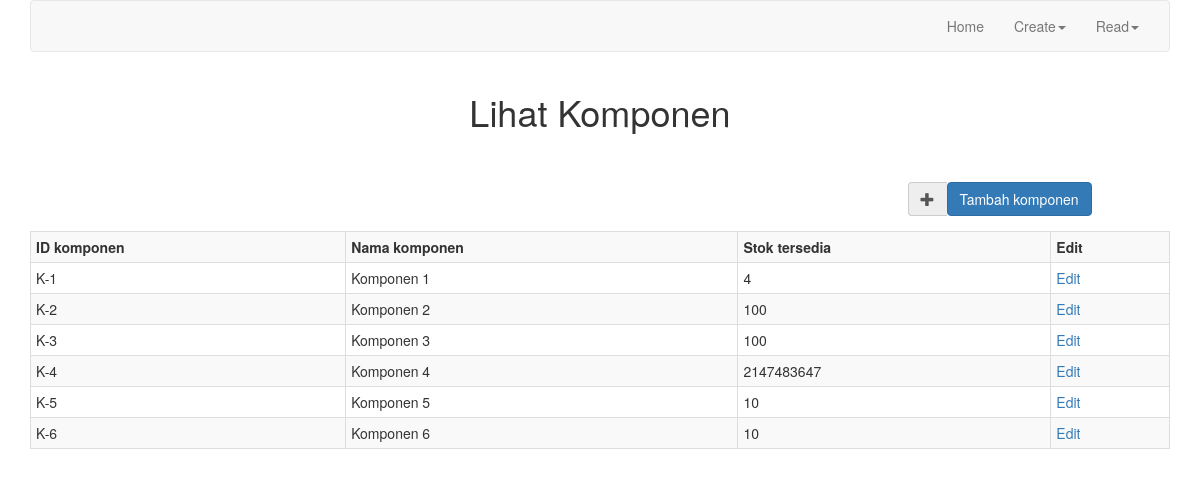
The app's page /index.php/welcome/read_komponen with its own data.
### tables this page shows
CREATE TABLE IF NOT EXISTS `komponen` (
  `id_komponen` varchar(100) NOT NULL,
  `nama_komponen` varchar(100) NOT NULL,
  `stok_tersedia` int(11) NOT NULL,
  `stok_minimal` int(11) NOT NULL,
  PRIMARY KEY (`id_komponen`)
);

### application/controllers/Welcome.php (called while the page is built, shortened)
<?php
class Welcome extends CI_Controller {
	function __Construct(){
		$this->load->database();
		$this->load->model('Komponen_model');
		$this->load->model('Supplier_model');
	}
	public function read_komponen() {
		$this->load->helper('url');
		$this->load->view('template/header');
		$this->load->view('read_komponen');
		$this->load->view('template/footer');
	}
}

### index.php (called while the page is built, shortened)
<?php
require_once BASEPATH.'core/CodeIgniter.php';

### application/views/read_komponen.php (the view)
<?php
	include 'sql_connect.php';
	$query = "SELECT * FROM komponen ORDER BY id_komponen ASC";
	$read_komponen = mysqli_query($con, $query);
?>
<div class="container">
	<div id="header">
		<h1 class="text-center">Lihat Komponen</h1>
	</div>
	<div id="content">
		<div class="row">
			<div id="toBuyTable" class="col-md-12">
				<br>
				<?php
					if(mysqli_num_rows($read_komponen) == 0) {
						echo'
							<center>
								<h2> Basis data komponen kosong</h2>
								<div class="row">
									<div class="pull-right col-md-3">
										<br>
										<div class="form-group">
											<div class="input-group">
												<div class="input-group-addon"><i class="glyphicon glyphicon-plus"></i></div>
												<a href="create_new_komponen"><button type="button" class="btn btn-primary">Tambah komponen</button></a>
											</div>
										</div>
									</div>
								</div>
							</center>
						';
					}
					else {
						echo'
							<div class="row">
								<div class="pull-right col-md-3">
									<br>
									<div class="form-group">
										<div class="input-group">
											<div class="input-group-addon"><i class="glyphicon glyphicon-plus"></i></div>
											<a href="create_new_komponen"><button type="button" class="btn btn-primary">Tambah komponen</button></a>
										</div>
									</div>
								</div>
							</div>
							<table class="table table-bordered table-striped table-hover table-condensed table-responsive">
								<tr>
									<th>ID komponen</th>
									<th>Nama komponen</th>
									<th>Stok tersedia</th>
									<th>Edit</th>
								</tr>
						';
						while($row_read_komponen = mysqli_fetch_array($read_komponen)) {
							$ID = $row_read_komponen['id_komponen'];
							echo'
								<tr>
									<td>' .$row_read_komponen['id_komponen']. '</td>
									<td>' .$row_read_komponen['nama_komponen']. '</td>
									<td>' .$row_read_komponen['stok_tersedia']. '</td>
							';
				?>
									<td><a href="edit_komponen?id=<?php echo $ID; ?>">Edit</a></td>
								</tr>
				<?php	}
						echo'
							</table>
						';
					}
				?>
			</div>
		</div>
	</div>
</div>

### assets/css/main.css (style rules this page uses)
#header { font-size: 25px; font-weight: bold; }

### records on screen
komponen: id_komponen "K-1", nama_komponen "Komponen 1", stok_tersedia "4"
komponen: id_komponen "K-2", nama_komponen "Komponen 2", stok_tersedia "100"
komponen: id_komponen "K-3", nama_komponen "Komponen 3", stok_tersedia "100"
komponen: id_komponen "K-4", nama_komponen "Komponen 4", stok_tersedia "2147483647"
komponen: id_komponen "K-5", nama_komponen "Komponen 5", stok_tersedia "10"
komponen: id_komponen "K-6", nama_komponen "Komponen 6", stok_tersedia "10"
